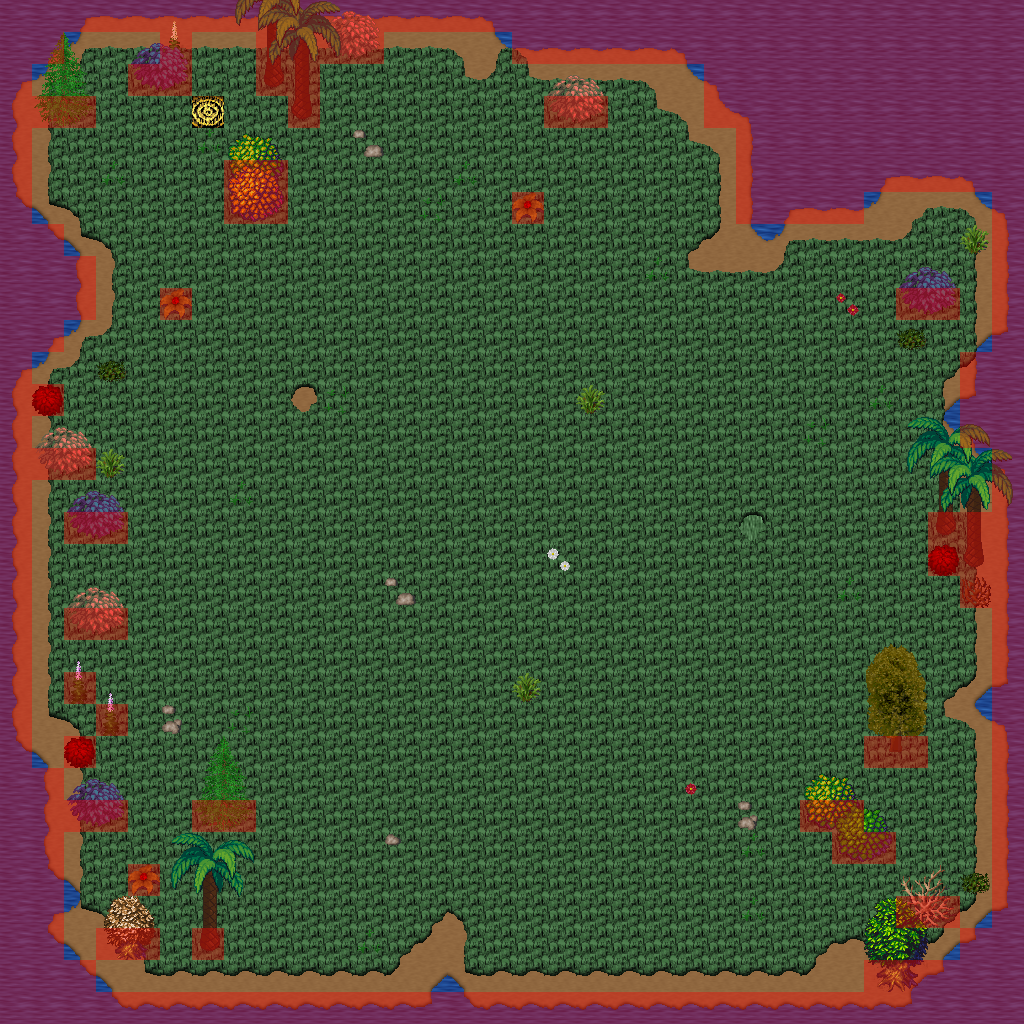

Below is a game level as drawn by its tile map, then a one-line description and the .tmx that defines it (tile-layer data replaced by summaries):
An orthogonal 32x32 tile map with 32x32 px tiles, 7 tile layers (0_floor, 1_terrain, 2_object, 3_roof, ...), 1 hidden layer not drawn, 18 tilesets.

<map version="1.2" tiledversion="1.2.4" orientation="orthogonal" renderorder="right-down" width="32" height="32" tilewidth="32" tileheight="32" infinite="0" nextlayerid="9" nextobjectid="1">
 <tileset firstgid="1" name="ground/ground" tilewidth="32" tileheight="32" tilecount="33" columns="3">
  <image source="../../tileset/ground/ground.png" trans="ffffff" width="96" height="352" />
 </tileset>
 <tileset firstgid="34" name="plant/grasses" tilewidth="32" tileheight="32" tilecount="6" columns="3">
  <image source="../../tileset/plant/grasses.png" trans="ffffff" width="96" height="64" />
 </tileset>
 <tileset firstgid="40" name="plant/flower/daisy_white" tilewidth="32" tileheight="32" tilecount="8" columns="2">
  <image source="../../tileset/plant/flower/daisy_white.png" trans="ffffff" width="64" height="128" />
 </tileset>
 <tileset firstgid="48" name="logic/collision" tilewidth="32" tileheight="32" tilecount="1" columns="1">
  <image source="../../tileset/logic/collision.png" width="32" height="32" />
 </tileset>
 <tileset firstgid="49" name="plant/bush/various_small" tilewidth="32" tileheight="32" tilecount="9" columns="3">
  <image source="../../tileset/plant/bush/various_small.png" width="96" height="96" />
 </tileset>
 <tileset firstgid="58" name="plant/flower/daisy_red" tilewidth="32" tileheight="32" tilecount="8" columns="2">
  <image source="../../tileset/plant/flower/daisy_red.png" width="64" height="128" />
 </tileset>
 <tileset firstgid="66" name="plant/tree/spruce" tilewidth="32" tileheight="32" tilecount="6" columns="2">
  <image source="../../tileset/plant/tree/spruce.png" width="64" height="96" />
 </tileset>
 <tileset firstgid="72" name="ground/grass_corners" tilewidth="32" tileheight="32" tilecount="24" columns="6">
  <image source="../../tileset/ground/grass_corners.png" width="192" height="128" />
 </tileset>
 <tileset firstgid="96" name="ground/grass_edges" tilewidth="32" tileheight="32" tilecount="36" columns="12">
  <image source="../../tileset/ground/grass_edges.png" width="384" height="96" />
 </tileset>
 <tileset firstgid="132" name="ground/rock/pebbles" tilewidth="32" tileheight="32" tilecount="3" columns="1">
  <image source="../../tileset/ground/rock/pebbles.png" width="32" height="96" />
 </tileset>
 <tileset firstgid="135" name="ground/earth_edges" tilewidth="32" tileheight="32" tilecount="18" columns="6">
  <image source="../../tileset/ground/earth_edges.png" width="192" height="96" />
 </tileset>
 <tileset firstgid="153" name="plant/flower/foxgloves" tilewidth="32" tileheight="32" tilecount="4" columns="2">
  <image source="../../tileset/plant/flower/foxgloves.png" width="64" height="64" />
 </tileset>
 <tileset firstgid="157" name="plant/tree/taller_trees" tilewidth="32" tileheight="32" tilecount="32" columns="8">
  <image source="../../tileset/plant/tree/taller_trees.png" width="256" height="128" />
 </tileset>
 <tileset firstgid="189" name="building/decoration/floor_sparkle" tilewidth="32" tileheight="32" tilecount="18" columns="3">
  <image source="../../tileset/building/decoration/floor_sparkle.png" width="96" height="192" />
 </tileset>
 <tileset firstgid="207" name="ground/grass_2" tilewidth="32" tileheight="32" tilecount="21" columns="3">
  <image source="../../tileset/ground/grass_2.png" width="96" height="224" />
 </tileset>
 <tileset firstgid="228" name="plant/bushes_and_trees" tilewidth="32" tileheight="32" tilecount="144" columns="16">
  <image source="../../tileset/plant/bushes_and_trees.png" width="512" height="289" />
 </tileset>
 <tileset firstgid="372" name="leafy" tilewidth="32" tileheight="32" tilecount="48" columns="8">
  <image source="../../tileset/plant/bush/leafy.png" width="256" height="192" />
 </tileset>
 <tileset firstgid="420" name="plant/tree/palm_trees" tilewidth="32" tileheight="32" tilecount="40" columns="4">
  <image source="../../tileset/plant/tree/palm_trees.png" width="128" height="320" />
 </tileset>
 <layer id="1" name="0_floor" width="32" height="32">
  <data>[1024 cells, 1024 non-empty, 5 distinct tile ids]</data>
 </layer>
 <layer id="2" name="1_terrain" width="32" height="32">
  <data>[1024 cells, 288 non-empty, 48 distinct tile ids]</data>
 </layer>
 <layer id="3" name="2_object" width="32" height="32">
  <data>[1024 cells, 80 non-empty, 30 distinct tile ids]</data>
 </layer>
 <layer id="4" name="3_roof" width="32" height="32">
  <data>[1024 cells, 63 non-empty, 41 distinct tile ids]</data>
 </layer>
 <layer id="5" name="4_roof_add" width="32" height="32">
  <data>[1024 cells, 20 non-empty, 8 distinct tile ids]</data>
 </layer>
 <layer id="6" name="objects" width="32" height="32">
  <data>[1024 cells, 0 non-empty, 0 distinct tile ids]</data>
 </layer>
 <layer id="7" name="collision" width="32" height="32" opacity="0.37">
  <data>[1024 cells, 253 non-empty, 1 distinct tile ids]</data>
 </layer>
 <layer id="8" name="protection" width="32" height="32" visible="0">
  <data>[1024 cells, 0 non-empty, 0 distinct tile ids]</data>
 </layer>
</map>
